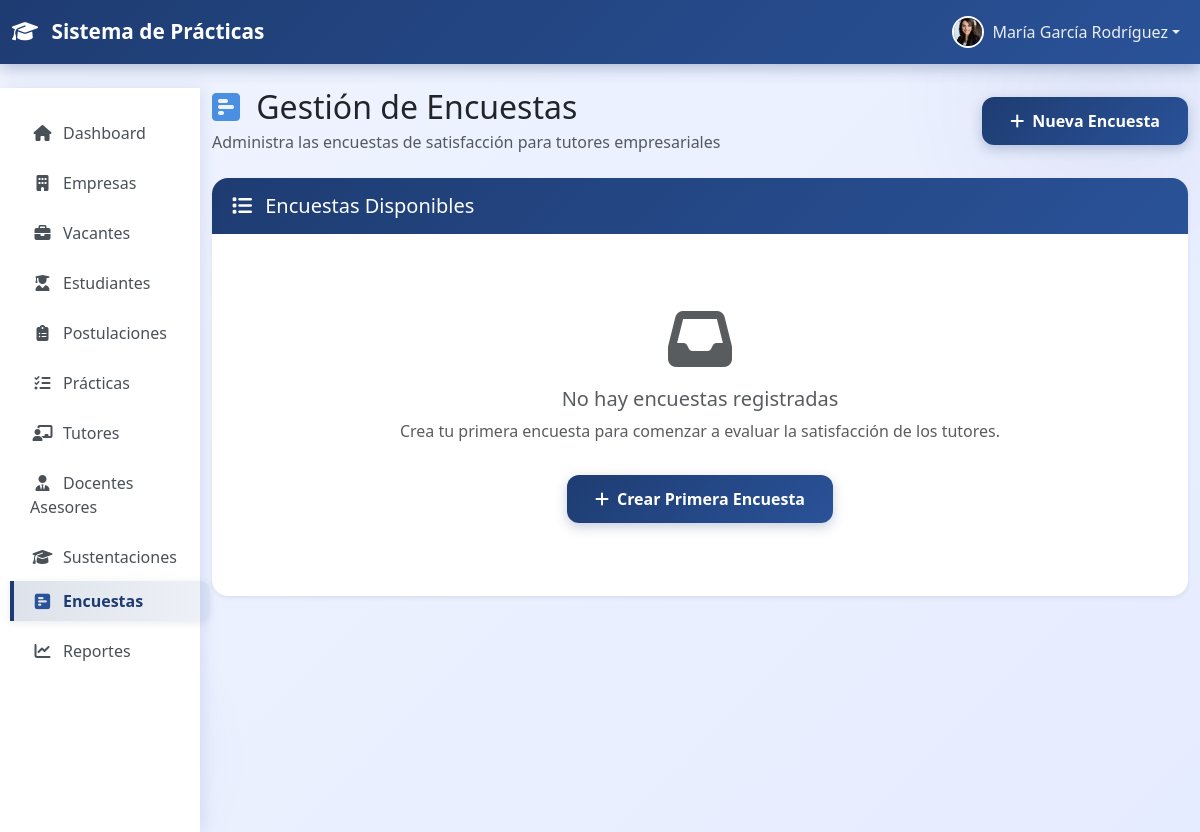
/coordinacion/encuestas/ (signed in), run on an earlier commit of the app's database.
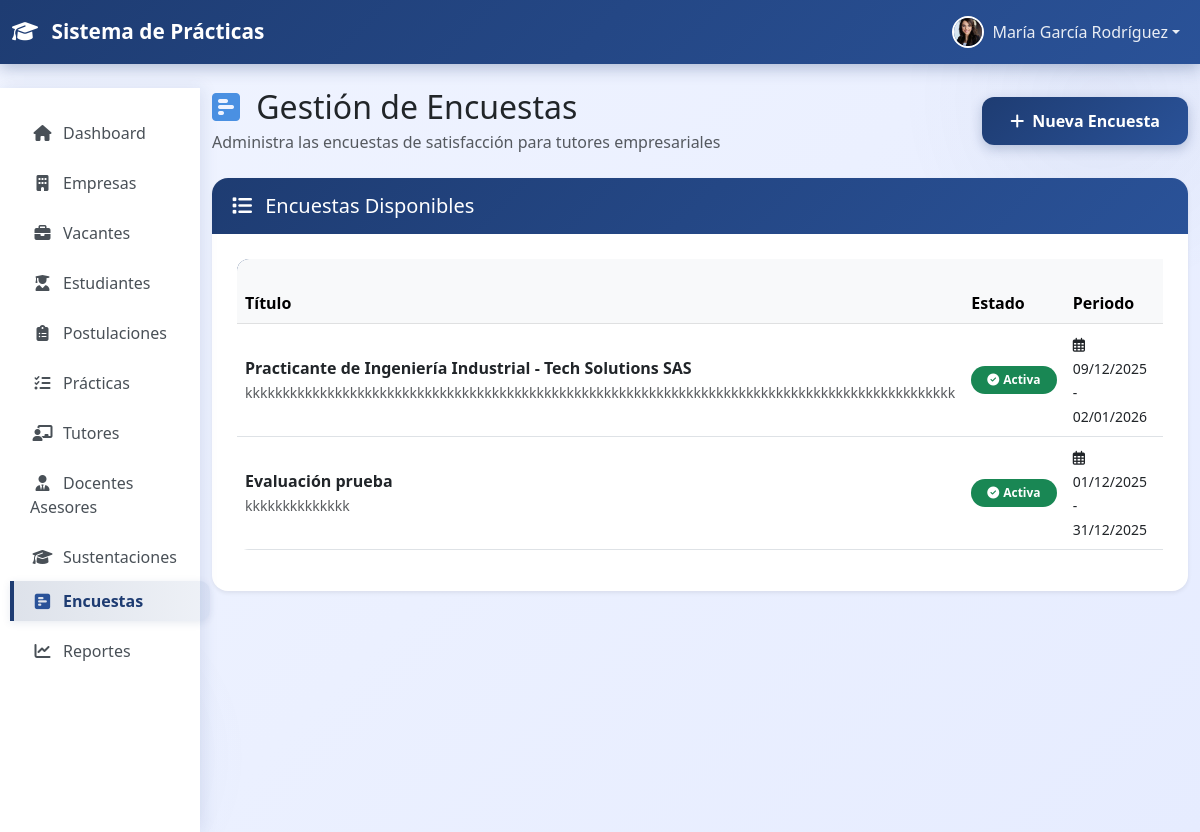
And on a later commit of the database.
### coordinacion/models.py (models this page shows, shortened)
class Encuesta(models.Model):
    ESTADO_CHOICES = [
        ('ACTIVA', 'Activa'),
        ('INACTIVA', 'Inactiva'),
        ('FINALIZADA', 'Finalizada'),
    ]
    titulo = models.CharField(max_length=300, help_text="Título de la encuesta")
    descripcion = models.TextField(help_text="Descripción y objetivo de la encuesta")
    estado = models.CharField(max_length=20, choices=ESTADO_CHOICES, default='ACTIVA')
    creada_por = models.ForeignKey(
        Coordinador,
        on_delete=models.CASCADE,
        related_name='encuestas_creadas'
    )
    fecha_creacion = models.DateTimeField(auto_now_add=True)
    fecha_inicio = models.DateField(help_text="Fecha desde la cual la encuesta está disponible")
    fecha_fin = models.DateField(help_text="Fecha hasta la cual la encuesta está disponible")
    class Meta:
        verbose_name = 'Encuesta'
        verbose_name_plural = 'Encuestas'
        ordering = ['-fecha_creacion']

### coordinacion/views.py (the view)
# urls.py: path('encuestas/', views.encuestas_lista, name='encuestas_lista'),
@login_required
@coordinator_required
def encuestas_lista(request):
    from .models import Encuesta
    from django.db.models import Count
    encuestas = Encuesta.objects.all().annotate(
        total_respuestas=Count('respuestas')
    ).order_by('-fecha_creacion')
    context = {
        'encuestas': encuestas,
    }
    return render(request, 'coordinacion/encuestas/lista.html', context)

### Estudiante/context_processors.py (called while the page is built)
def estudiante_data(request):
    context = {}
    if request.user.is_authenticated and hasattr(request.user, 'estudiante'):
        context['estudiante_actual'] = request.user.estudiante
    return context

### coordinacion/context_processors.py (called while the page is built)
def coordinador_data(request):
    context = {}
    if request.user.is_authenticated and hasattr(request.user, 'coordinador'):
        context['coordinador'] = request.user.coordinador
    return context

### docente/context_processors.py (called while the page is built)
def docente_data(request):
    context = {}
    if request.user.is_authenticated and hasattr(request.user, 'docente_asesor'):
        context['docente_actual'] = request.user.docente_asesor
    return context

### tutor_empresarial/context_processors.py (called while the page is built)
def tutor_data(request):
    context = {}
    if request.user.is_authenticated and hasattr(request.user, 'tutor_empresarial'):
        tutor = request.user.tutor_empresarial
        context['tutor'] = tutor
        context['tutor_nombre'] = tutor.nombre_completo
        context['tutor_foto'] = tutor.foto_perfil.url if tutor.foto_perfil else None
        context['tutor_empresa'] = tutor.empresa.razon_social if tutor.empresa else None
    return context

### coordinacion/templates/coordinacion/encuestas/lista.html (shortened to what the changed rows need)
{% extends 'coordinacion/base.html' %}
{% load static %}
{% block content %}
<div class="container-fluid mt-4">
    <div class="row">
        <div class="col-md-9 col-lg-10">
            <div class="d-flex justify-content-between align-items-center mb-4">
        <div>
            <h2 class="mb-1">
                <i class="fas fa-poll-h me-2" style="color: #4a90e2;"></i>
                Gestión de Encuestas
            </h2>
        </div>
    </div>
    <div class="card shadow-sm">
        <div class="card-body">
            {% if encuestas %}
                <div class="table-responsive">
                    <table class="table table-hover align-middle">
                        <thead class="table-light">
                            <tr>
                                <th>Título</th>
                                <th>Estado</th>
                                <th>Periodo</th>
                                <th class="text-center">Respuestas</th>
                            </tr>
                        </thead>
                        <tbody>
                            {% for encuesta in encuestas %}
                                <tr>
                                    <td>
                                        <strong>{{ encuesta.titulo }}</strong>
                                        <br>
                                        <small class="text-muted">{{ encuesta.descripcion|truncatewords:15 }}</small>
                                    </td>
                                    <td>
                                        {% if encuesta.estado == 'ACTIVA' %}
                                            <span class="badge bg-success">
                                                <i class="fas fa-check-circle me-1"></i>Activa
                                            </span>
                                        {% elif encuesta.estado == 'FINALIZADA' %}
                                            <span class="badge bg-secondary">
                                                <i class="fas fa-flag-checkered me-1"></i>Finalizada
                                            </span>
                                        {% else %}
                                            <span class="badge bg-warning text-dark">
                                                <i class="fas fa-pause-circle me-1"></i>Inactiva
                                            </span>
                                        {% endif %}
                                    </td>
                                    <td>
                                        <small>
                                            <i class="far fa-calendar-alt me-1"></i>
                                            {{ encuesta.fecha_inicio|date:"d/m/Y" }} - {{ encuesta.fecha_fin|date:"d/m/Y" }}
                                        </small>
                                    </td>
                                    <td class="text-center">
                                    </td>
                                </tr>
                            {% endfor %}
                        </tbody>
                    </table>
                </div>
            {% else %}
                <div class="text-center py-5">
                    <i class="fas fa-inbox fa-4x text-muted mb-3"></i>
                    <h5 class="text-muted">No hay encuestas registradas</h5>
                    <p class="text-muted">Crea tu primera encuesta para comenzar a evaluar la satisfacción de los tutores.</p>
                    <a href="{% url 'coordinacion:encuesta_crear' %}" class="btn btn-primary mt-3">
                        <i class="fas fa-plus me-2"></i>Crear Primera Encuesta
                    </a>
                </div>
            {% endif %}
        </div>
    </div>
</div>
        </div>
    </div>
{% endblock %}

What changed in the data, as far as the page shows it:
added Encuesta: titulo "Practicante de Ingeniería Industrial - Tech Solutions SAS", descripcion "kkkkkkkkkkkkkkkkkkkkkkkkkkkkkkkkkkkkkkkkkkkkkkkkkkkkkkkkkkkkkkkkkkkkkkkkkkkkkkkkkkkkkkkkkkkkkkk", estado "ACTIVA" (drawn), fecha_inicio "09/12/2025", fecha_fin "02/01/2026"
added Encuesta: titulo "Evaluación prueba", descripcion "kkkkkkkkkkkkkk", estado "ACTIVA" (drawn), fecha_inicio "01/12/2025", fecha_fin "31/12/2025"
Also different on the page:
text no longer shown: "No hay encuestas registradas Crea tu primera encuesta para comenzar a evaluar la satisfacción de los tutores. Crear Primera Encuesta"
text now shown: "Título Estado Periodo"
